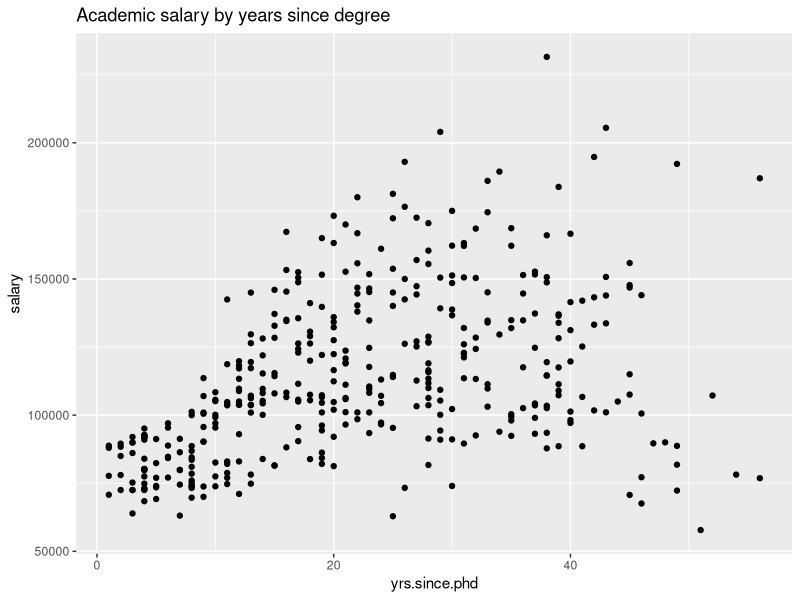
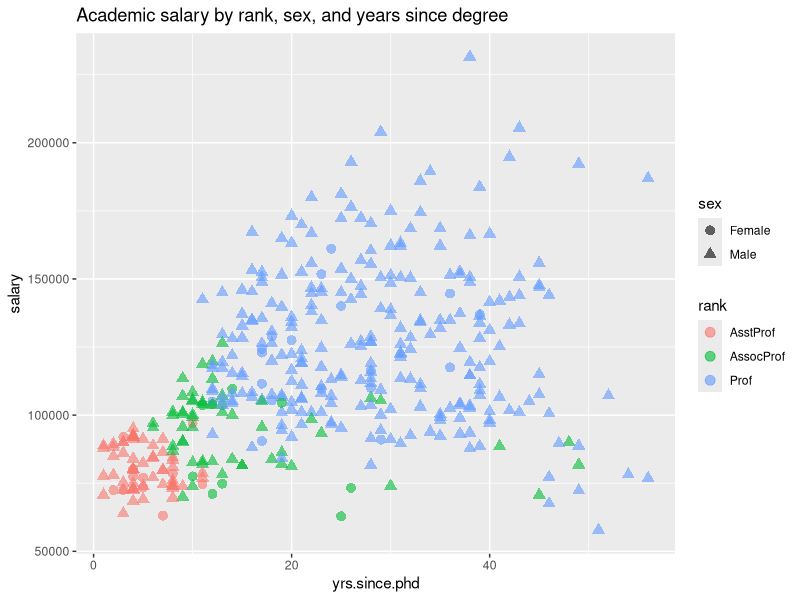
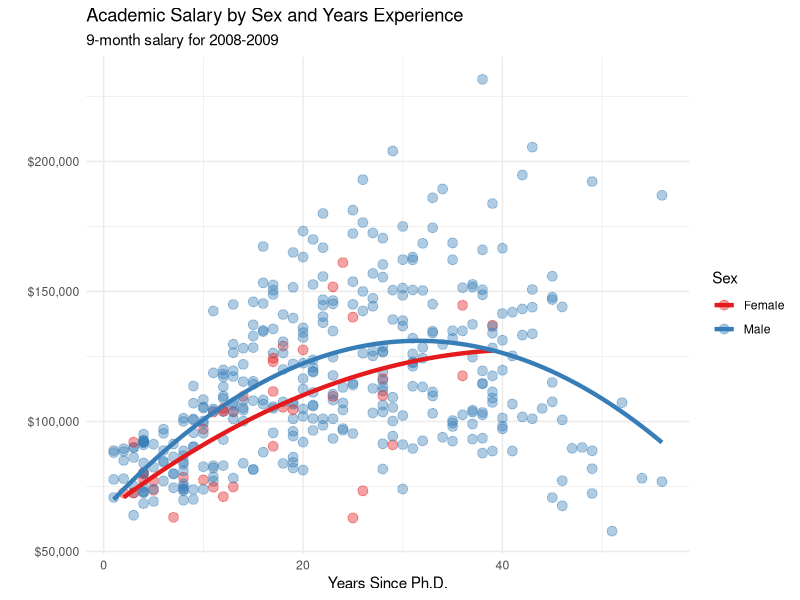
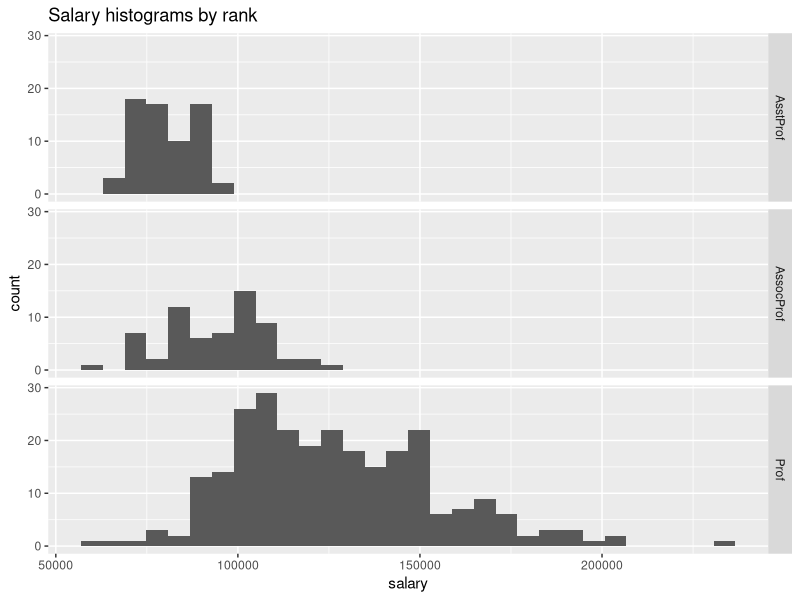
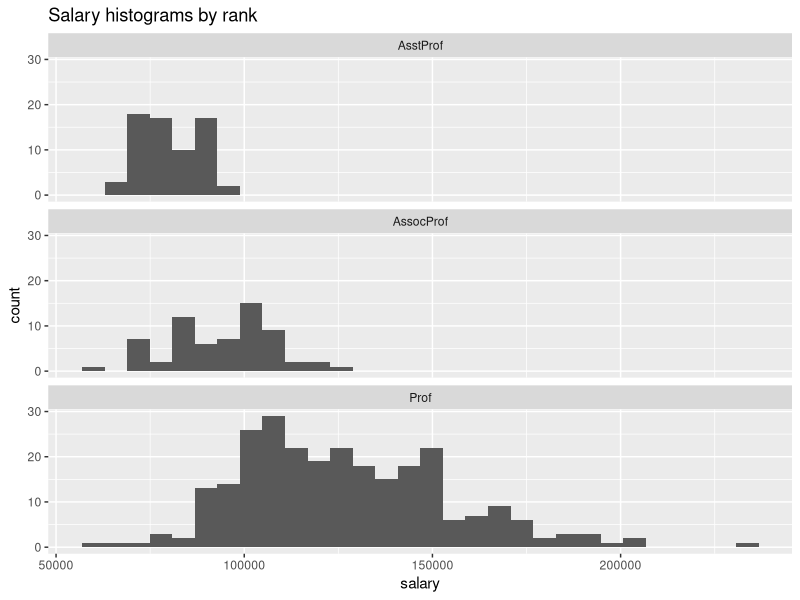

The R source for these figures, in order: (Note: this script raises an error after producing the figures.)
## ---- chunk 1
knitr::opts_chunk$set(echo = TRUE)
## ---- chunk 2
library(ggplot2)
data(Salaries, package="carData")

# plot experience vs. salary
ggplot(Salaries, 
       aes(x = yrs.since.phd, y = salary)) +
  geom_point() + 
  labs(title = "Academic salary by years since degree")
## ---- chunk 3
# plot experience vs. salary 
# (color represents rank, shape represents sex)
ggplot(Salaries, aes(x = yrs.since.phd, 
                     y = salary, 
                     color = rank, 
                     shape = sex)) +
  geom_point(size = 3, alpha = .6) +
  labs(title = "Academic salary by rank, sex, and years since degree")
## ---- chunk 4
library(ggplot2)
data(Salaries, package="carData")

# plot experience vs. salary 
# (color represents rank and size represents service)
# write your answer here

## ---- chunk 5
# plot experience vs. salary with 
# fit lines (color represents sex)
ggplot(Salaries, 
       aes(x = yrs.since.phd, 
           y = salary, 
           color = sex)) +
  geom_point(alpha = .4, 
             size=3) +
  geom_smooth(se=FALSE, 
              method="lm", 
              formula=y~poly(x,2), 
              linewidth = 1.5) +
  labs(x = "Years Since Ph.D.",
       title = "Academic Salary by Sex and Years Experience",
       subtitle = "9-month salary for 2008-2009",
       y = "",
       color = "Sex") +
  scale_y_continuous(label = scales::dollar) +
  scale_color_brewer(palette="Set1") +
  theme_minimal()
## ---- chunk 6
# plot salary histograms by rank
ggplot(Salaries, aes(x = salary)) +
  geom_histogram() +
  facet_grid(rank~.) +
  labs(title = "Salary histograms by rank")
## ---- chunk 7
# plot salary histograms by rank
ggplot(Salaries, aes(x = salary)) +
  geom_histogram() +
  facet_wrap(~rank, ncol = 1) +
  labs(title = "Salary histograms by rank")
## ---- chunk 8
knitr::include_graphics("position-facets.png")
## ---- chunk 9
# plot salary histograms by rank and sex
# write your answer here

## ---- chunk 10
# plot salary by years of experience by sex and discipline
ggplot(Salaries, 
       aes(x=yrs.since.phd, y = salary, color=sex)) +
  geom_point() +
  geom_smooth(method="lm", 
              se=FALSE) +
  facet_wrap(~discipline, 
             ncol = 1) 
## ---- chunk 11
# plot salary by years of experience by sex and discipline
ggplot(Salaries, aes(x=yrs.since.phd, 
                     y = salary, 
                     color=sex)) +
  geom_point(size = 2, 
             alpha=.5) +
  geom_smooth(method="lm", 
              se=FALSE,
              linewidth = 1.5) +
  facet_wrap(~factor(discipline, 
                     labels = c("Theoretical", "Applied")), 
             ncol = 1) +
  scale_y_continuous(labels = scales::dollar) + 
  theme_minimal() +
  scale_color_brewer(palette="Set1") +
  labs(title = paste0("Relationship of salary and years ",
                      "since degree by sex and discipline"),
       subtitle = "9-month salary for 2008-2009",
       color = "Gender",
       x = "Years since Ph.D.",
       y = "Academic Salary")
## ---- chunk 12
# plot life expectancy by year separately 
# for each country in the Americas
data(gapminder, package = "gapminder")

# Select the Americas data
plotdata <- dplyr::filter(gapminder, 
                          continent == "Americas")

# plot life expectancy by year, for each country
ggplot(plotdata, aes(x=year, y = lifeExp)) +
  geom_line(color="grey") +
  geom_point(color="blue") +
  facet_wrap(~country) + 
  theme_minimal(base_size = 9) +
  theme(axis.text.x = element_text(angle = 45, 
                                   hjust = 1)) +
  labs(title = "Changes in Life Expectancy",
       x = "Year",
       y = "Life Expectancy") 
## ---- chunk 13
# Data: numeric variables of the native mtcars dataset
data <- mtcars[ ,c(1,3:6)]
 
# Plot
plot(data, pch=20, cex=1, col="#69b3a2")
## ---- chunk 14
# install.packages("GGally")
library(GGally)


data <- data.frame( var1 = 1:100 + rnorm(100,sd=20), 
                    var2 = 1:100 + rnorm(100,sd=27), 
                    var3 = rep(1, 100) + rnorm(100, sd = 1)) 
data$var4 = data$var1 ** 2 
data$var5 = -(data$var1 ** 2) 

p <- ggpairs(data, title="correlogram with ggpairs()") 
p
## ---- chunk 15
library(GGally)

data <- data.frame( var1 = 1:100 + rnorm(100,sd=20), 
                    var2 = 1:100 + rnorm(100,sd=27), 
                    var3 = rep(1, 100) + rnorm(100, sd = 1)) 
data$var4 = data$var1 ** 2 
data$var5 = -(data$var1 ** 2) 

ggcorr(data) 
## ---- chunk 16
library(GGally)
library(ggplot2)

ggpairs(iris) 
## ---- chunk 17
# write your code here to draw plot(1,1) of ggpairs;


# writr your code here to draw plot(2,1) of ggpairs;

## ---- chunk 18

#ggpairs(iris, mapping = aes(col=Species)) 

#ggpairs(iris, mapping = aes(col=Species),columns = 1:4) 

#ggpairs(iris, mapping = aes(col=Species),columns = 1:4,upper = list(continuous = "points")) 

#ggpairs(iris, mapping = aes(col=Species),columns = 1:4,upper = list(continuous = "points"),legend = 1) 

ggpairs(iris, mapping = aes(col=Species),columns = 1:4,upper = list(continuous = "points"),legend = 2, progress = F) 

## ---- chunk 19
# loading package
library(GGally)

# Data set is provided by R natively
data <- iris

# Plot
ggparcoord(data, columns = 1:4, groupColumn = 5)

# Why groupColumn = 5?
## ---- chunk 20
# Loading packages
# install.packages("viridis")
library(GGally)
library(viridis)

# Data set is provided by R natively
data <- iris

# Plot
ggparcoord(data,
           columns = 1:4, 
           groupColumn = 5, 
           order = "anyClass",
           showPoints = TRUE, 
           title = "Parallel Coordinate Plot for the Iris Data",
           alphaLines = 0.3) + 
  scale_color_viridis(discrete=TRUE) +
  theme_minimal()
## ---- chunk 21
# Libraries
library(GGally)
library(dplyr)

# Data set is provided by R natively
data <- iris

data <- data %>% arrange(desc(Species))

# Plot
ggparcoord(data,
           columns = 1:4, 
           groupColumn = 5, 
           order = "anyClass",
           showPoints = TRUE, 
           title = "",
           alphaLines = 1) + 
  theme(legend.position="top",
        plot.title = element_text(size=10)) +
  xlab("") 

# modify above code to highlight the line of setosa in green


## ---- chunk 22
library(scales)
mycolor1 <- brewer_pal(type = "seq", palette = "Set2")(nlevels(iris$Species))
mycolor2 <- viridis_pal()(9)
show_col(mycolor1)


show_col(viridis_pal()(9))

show_col(hue_pal()(16))


library(RColorBrewer)
display.brewer.all()
